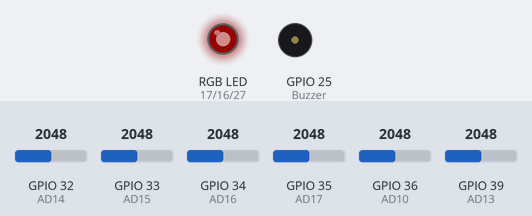
Bench run of a program on a simulated ESP32. Parts: an RGB LED mixed from three pins (HIGH = lit), buzzer (waves = sounding). The inputs (shaded band) are chosen by the test bench; at power-on: GPIO 32 (AD14) = 2048, GPIO 33 (AD15) = 2048, GPIO 34 (AD16) = 2048, GPIO 35 (AD17) = 2048, GPIO 36 (AD10) = 2048, GPIO 39 (AD13) = 2048. Dim RGB values are drawn brighter than linear; a WiFi scan finds three made-up networks; what the program prints to the serial monitor is not drawn.

Above: at 0.15 s.
At 3.15 s:
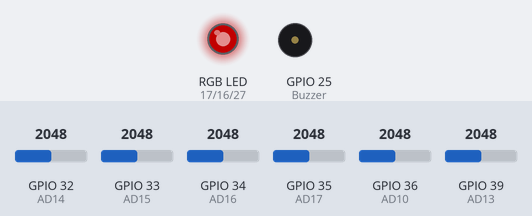
At 5.85 s:
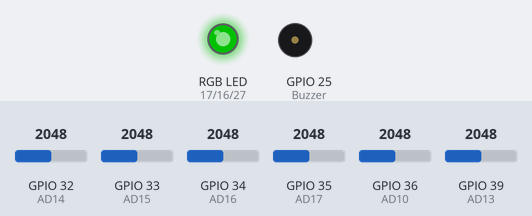
At 11.25 s:
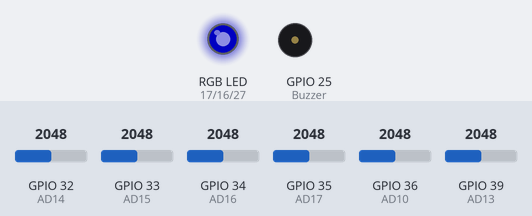
At 21.9 s:
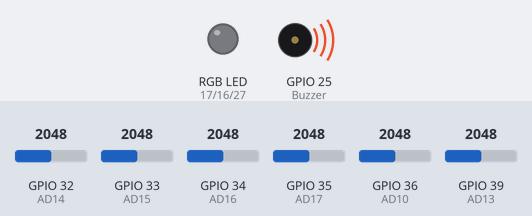
At 35.04 s:
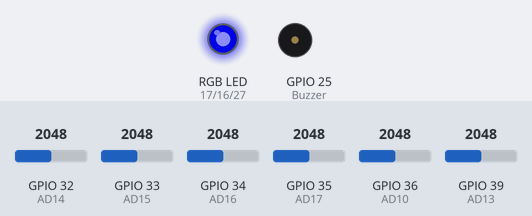
Timing chart, 0 to 36.8 s (numbered marks = the images above):
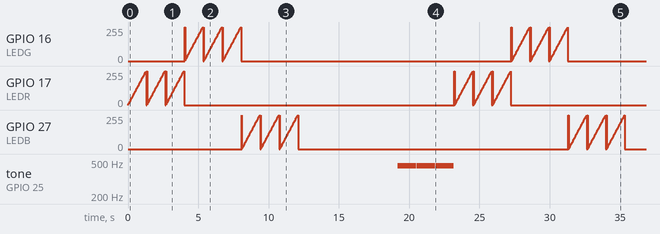

The program:

main.cpp
```cpp
//BPI:uno32 test code
#include <Arduino.h>
#include "WiFi.h"

#define LEDC_CHANNEL_0 0
#define LEDC_TIMER_13_BIT 13
#define LEDC_BASE_FREQ 450
#define Buzzer 25

const char *ssid = "SSID";
const char *password = "PASSWD";

const uint16_t PixelCount = 25;
const uint8_t PixelPin = 4;

#define colorSaturation 255
#define delay_ms 500

#define bout 3

#define LEDC_CHANNEL_1 1
#define LEDC_CHANNEL_2 2
#define LEDC_CHANNEL_3 3
#define LEDC_LED_FREQ 10000
#define LEDR 17
#define LEDG 16
#define LEDB 27

#define AD10 36 //ADC1_CH0
#define AD13 39 //ADC1_CH3
#define AD14 32 //ADC1_CH4
#define AD15 33 //ADC1_CH5
#define AD16 34 //ADC1_CH6
#define AD17 35 //ADC1_CH7

int AD_Value0 = 0;
int AD_Value3 = 0;
int AD_Value4 = 0;
int AD_Value5 = 0;
int AD_Value6 = 0;
int AD_Value7 = 0;

int adTestFreq = 0;
int wifiTestFreq = 0;
int ledTestFreq = 0;
int buzzerTestFreq = 0;

int brightness = 0;
int fadeAmount = 5;

void ledcAnalogWrite(uint8_t channel, uint32_t value)
{
    // calculate duty, 8191 from 2 ^ 13 - 1 (2 ^ LEDC_TIMER_13_BIT - 1)
    //value_MAX = 255
    uint32_t duty = (8191 / 255) * value;
    // write duty to LEDC
    ledcWrite(channel, duty);
}

void setup()
{
    Serial.begin(115200); //Serial Port Config 115200-8-N-1
    while (!Serial)
        ; // wait for serial attach

    Serial.println();
    Serial.println("Initializing...");
    Serial.flush();

    Serial.println();
    Serial.println("BPI-uno32 Function Test Demo");
    Serial.println("Running...");
    Serial.println();

    ledcSetup(LEDC_CHANNEL_0, LEDC_BASE_FREQ, LEDC_TIMER_13_BIT);
    ledcSetup(LEDC_CHANNEL_1, LEDC_LED_FREQ, LEDC_TIMER_13_BIT);
    ledcSetup(LEDC_CHANNEL_2, LEDC_LED_FREQ, LEDC_TIMER_13_BIT);
    ledcSetup(LEDC_CHANNEL_3, LEDC_LED_FREQ, LEDC_TIMER_13_BIT);

    ledcAttachPin(Buzzer, LEDC_CHANNEL_0);
    ledcAttachPin(LEDR, LEDC_CHANNEL_1);
    ledcAttachPin(LEDG, LEDC_CHANNEL_2);
    ledcAttachPin(LEDB, LEDC_CHANNEL_3);
}

void loop()
{
    /**************************************************************
	 **************************************************************
	 ***Board:BPI:uno32                                         ***
	 ***Function:RGB_LED Test                                   ***
	 **************************************************************
	 *************************************************************/
    Serial.println();
    Serial.println("LED test!!!");
    Serial.println();
    //LED_R fading
    Serial.println("LED_R is fading");
    for (ledTestFreq = 0; ledTestFreq < bout; ledTestFreq++)
    {
        for (brightness = 0; brightness < 255; brightness++)
        {
            Serial.print(".");
            // set the brightness on LEDC channel 0
            ledcAnalogWrite(LEDC_CHANNEL_1, brightness);

            // change the brightness for next time through the loop:
            brightness = brightness + fadeAmount;

            // reverse the direction of the fading at the ends of the fade:
            if (brightness <= 0 || brightness >= 255)
            {
                fadeAmount = -fadeAmount;
            }
            // wait for 30 milliseconds to see the dimming effect
            delay(30);
        }
        Serial.println();
        ledcAnalogWrite(LEDC_CHANNEL_1, 0);
    }
    //LED_G fading
    Serial.println("LED_G is fading");
    for (ledTestFreq = 0; ledTestFreq < bout; ledTestFreq++)
    {
        for (brightness = 0; brightness < 255; brightness++)
        {
            Serial.print(".");
            // set the brightness on LEDC channel 0
            ledcAnalogWrite(LEDC_CHANNEL_2, brightness);

            // change the brightness for next time through the loop:
            brightness = brightness + fadeAmount;

            // reverse the direction of the fading at the ends of the fade:
            if (brightness <= 0 || brightness >= 255)
            {
                fadeAmount = -fadeAmount;
            }
            // wait for 30 milliseconds to see the dimming effect
            delay(30);
        }
        Serial.println();
        ledcAnalogWrite(LEDC_CHANNEL_2, 0);
    }
    //LED_B fading
    Serial.println("LED_B is fading");
    for (ledTestFreq = 0; ledTestFreq < bout; ledTestFreq++)
    {
        for (brightness = 0; brightness < 255; brightness++)
        {
            Serial.print(".");
            // set the brightness on LEDC channel 0
            ledcAnalogWrite(LEDC_CHANNEL_3, brightness);

            // change the brightness for next time through the loop:
            brightness = brightness + fadeAmount;

            // reverse the direction of the fading at the ends of the fade:
            if (brightness <= 0 || brightness >= 255)
            {
                fadeAmount = -fadeAmount;
            }
            // wait for 30 milliseconds to see the dimming effect
            delay(30);
        }

        Serial.println();
        ledcAnalogWrite(LEDC_CHANNEL_3, 0);
    }
    Serial.println("--Over--");

    /**************************************************************
	 **************************************************************
	 ***Board:BPI:uno32                                         ***
	 ***Function:ADC(channel_1) Test                            ***
	 **************************************************************
	 *************************************************************/
    Serial.println();
    Serial.println("ADC test!!!");
    Serial.println();
    for (adTestFreq = 0; adTestFreq < bout; adTestFreq++)
    {
        // turn the LED on (HIGH is the voltage level)
        AD_Value0 = analogRead(AD10);
        AD_Value3 = analogRead(AD13);
        AD_Value4 = analogRead(AD14);
        AD_Value5 = analogRead(AD15);
        AD_Value6 = analogRead(AD16);
        AD_Value7 = analogRead(AD17);

        //AD10-Pin:IO36
        Serial.print("AD10:");
        Serial.print(AD_Value0);
        Serial.println();

        //AD13-Pin:IO39
        Serial.print("AD13:");
        Serial.print(AD_Value3);
        Serial.println();

        //AD14-Pin:IO32
        Serial.print("AD14:");
        Serial.print(AD_Value4);
        Serial.println();

        //AD15-Pin:IO33
        Serial.print("AD15:");
        Serial.print(AD_Value5);
        Serial.println();

        //AD16-Pin:IO34
        Serial.print("AD16:");
        Serial.print(AD_Value6);
        Serial.println();

        //AD17-Pin:IO35
        Serial.print("AD17:");
        Serial.print(AD_Value7);
        Serial.println();

        Serial.println();
        Serial.println();
        delay(1000);
    }

    Serial.println("--Over--");

    /**************************************************************
	 **************************************************************
	 ***Board:BPI:uno32                                         ***
	 ***Function:Wi-Fi Test                                     ***
	 **************************************************************
	 *************************************************************/
    Serial.println();
    Serial.println("Wi-Fi test!!!");
    Serial.println();

    // //Wi-Fi connect
    // Serial.print("Connecting to ");
    // Serial.println(ssid);
    // WiFi.begin(ssid, password);
    // while (WiFi.status() != WL_CONNECTED)
    // {
    //     delay(500);
    //     Serial.print(".");
    // }
    // Serial.println("WiFi connected");
    // Serial.println("IP address: ");
    // Serial.println(WiFi.localIP());
    // Serial.println("Setup done");
    // Serial.println("");
    // WiFi.disconnect();

    for (wifiTestFreq = 0; wifiTestFreq < 1; wifiTestFreq++)
    {
        Serial.println("scan start");

        // WiFi.scanNetworks will return the number of networks found
        int n = WiFi.scanNetworks();
        Serial.println("scan done");
        if (n == 0)
        {
            Serial.println("no networks found");
        }
        else
        {
            Serial.print(n);
            Serial.println(" networks found");
            for (int j = 0; j < n; ++j)
            {
                // Print SSID and RSSI for each network found
                Serial.print(j + 1);
                Serial.print(": ");
                Serial.print(WiFi.SSID(j));
                Serial.print(" (");
                Serial.print(WiFi.RSSI(j));
                Serial.print(")");
                Serial.println((WiFi.encryptionType(j) == WIFI_AUTH_OPEN) ? " " : "*");
                delay(10);
            }
        }
        Serial.println("");

        // Wait a bit before scanning again
        delay(2000);
    }

    Serial.println("--Over--");

    /**************************************************************
	 **************************************************************
	 ***Board:BPI:uno32                                         ***
	 ***Function:Buzzer Test                                    ***
	 **************************************************************
	 *************************************************************/
    Serial.println();
    Serial.println("Buzzer Test!!!");
    Serial.println();

    for (buzzerTestFreq = 0; buzzerTestFreq < bout; buzzerTestFreq++)
    {
        for (brightness = 0; brightness < 255; brightness++)
        {
            Serial.print(".");
            // set the brightness on LEDC channel 0
            ledcAnalogWrite(LEDC_CHANNEL_0, brightness);

            // change the brightness for next time through the loop:
            brightness = brightness + fadeAmount;

            // reverse the direction of the fading at the ends of the fade:
            if (brightness <= 0 || brightness >= 255)
            {
                fadeAmount = -fadeAmount;
            }
            // wait for 30 milliseconds to see the dimming effect
            delay(30);
        }

        Serial.println();
        ledcAnalogWrite(LEDC_CHANNEL_0, 0);
    }
    Serial.println("--Over--");

    Serial.println();
    Serial.println("---------Test Over !!!---------");
}
```
